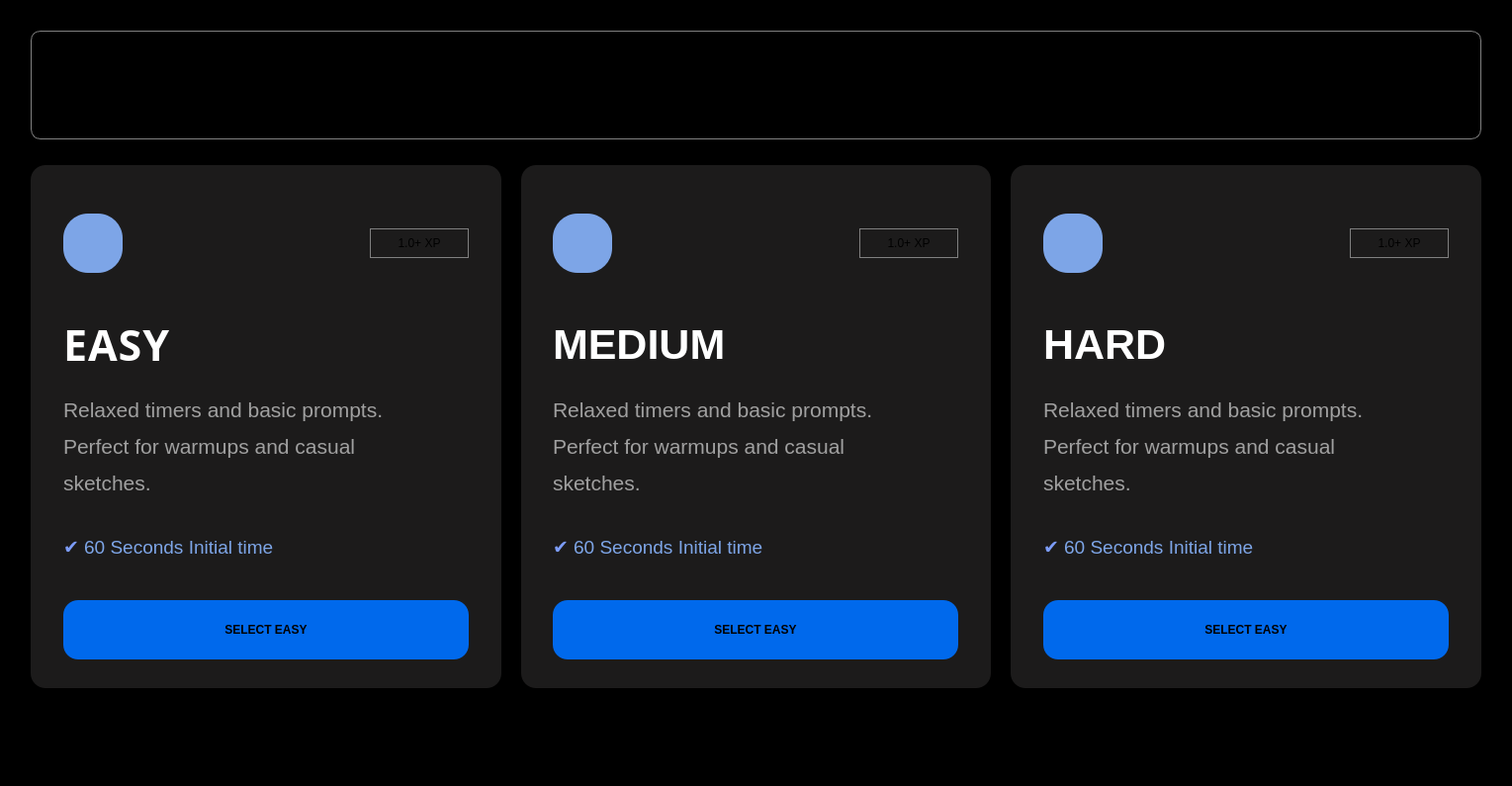
<?xml version="1.0" encoding="UTF-8"?>
<ui version="4.0">
 <class>mainMenu</class>
 <widget class="QWidget" name="mainMenu">
  <property name="geometry">
   <rect>
    <x>0</x>
    <y>0</y>
    <width>1529</width>
    <height>795</height>
   </rect>
  </property>
  <property name="windowTitle">
   <string>Speed Sketch</string>
  </property>
  <property name="windowIcon">
   <iconset theme="applications-games">
    <normaloff>../../../.designer/backup</normaloff>../../../.designer/backup</iconset>
  </property>
  <property name="styleSheet">
   <string notr="true">background-color:black;</string>
  </property>
  <layout class="QVBoxLayout" name="verticalLayout" stretch="1,6,1">
   <item>
    <layout class="QHBoxLayout" name="horizontalLayout_2">
     <item>
      <widget class="QWidget" name="widget" native="true">
       <property name="minimumSize">
        <size>
         <width>350</width>
         <height>150</height>
        </size>
       </property>
       <property name="styleSheet">
        <string notr="true">background-color:black; 
border: 1px solid gray;
margin:20px;
border-radius:10px

</string>
       </property>
      </widget>
     </item>
    </layout>
   </item>
   <item>
    <layout class="QHBoxLayout" name="horizontalLayout">
     <property name="spacing">
      <number>20</number>
     </property>
     <property name="leftMargin">
      <number>20</number>
     </property>
     <property name="rightMargin">
      <number>20</number>
     </property>
     <item>
      <widget class="QWidget" name="widget_3" native="true">
       <property name="styleSheet">
        <string notr="true">background-color:#1c1b1b; border-radius:15px</string>
       </property>
       <layout class="QHBoxLayout" name="horizontalLayout_4">
        <item>
         <widget class="QWidget" name="easy_card_2" native="true">
          <property name="maximumSize">
           <size>
            <width>450</width>
            <height>600</height>
           </size>
          </property>
          <property name="styleSheet">
           <string notr="true">background-color:#1c1b1b; border-radius:15px</string>
          </property>
          <layout class="QVBoxLayout" name="verticalLayout_8" stretch="0,0">
           <property name="spacing">
            <number>20</number>
           </property>
           <property name="leftMargin">
            <number>20</number>
           </property>
           <property name="topMargin">
            <number>20</number>
           </property>
           <property name="rightMargin">
            <number>20</number>
           </property>
           <property name="bottomMargin">
            <number>20</number>
           </property>
           <item>
            <widget class="QWidget" name="widget_5" native="true">
             <property name="maximumSize">
              <size>
               <width>16777215</width>
               <height>100</height>
              </size>
             </property>
             <layout class="QHBoxLayout" name="horizontalLayout_10">
              <property name="spacing">
               <number>0</number>
              </property>
              <property name="leftMargin">
               <number>0</number>
              </property>
              <property name="topMargin">
               <number>0</number>
              </property>
              <property name="rightMargin">
               <number>0</number>
              </property>
              <property name="bottomMargin">
               <number>0</number>
              </property>
              <item>
               <layout class="QVBoxLayout" name="verticalLayout_13">
                <item>
                 <widget class="QWidget" name="icon_easy_5" native="true">
                  <property name="minimumSize">
                   <size>
                    <width>60</width>
                    <height>60</height>
                   </size>
                  </property>
                  <property name="maximumSize">
                   <size>
                    <width>60</width>
                    <height>60</height>
                   </size>
                  </property>
                  <property name="autoFillBackground">
                   <bool>false</bool>
                  </property>
                  <property name="styleSheet">
                   <string notr="true">background-color:#7da5e7; border-radius:25px</string>
                  </property>
                 </widget>
                </item>
               </layout>
              </item>
              <item>
               <layout class="QVBoxLayout" name="verticalLayout_14">
                <item alignment="Qt::AlignRight">
                 <widget class="QLabel" name="label_14">
                  <property name="minimumSize">
                   <size>
                    <width>100</width>
                    <height>0</height>
                   </size>
                  </property>
                  <property name="maximumSize">
                   <size>
                    <width>120</width>
                    <height>30</height>
                   </size>
                  </property>
                  <property name="styleSheet">
                   <string notr="true">border:1px solid gray; border-radius: 0px;</string>
                  </property>
                  <property name="text">
                   <string>1.0+ XP</string>
                  </property>
                  <property name="alignment">
                   <set>Qt::AlignCenter</set>
                  </property>
                 </widget>
                </item>
               </layout>
              </item>
             </layout>
            </widget>
           </item>
           <item>
            <layout class="QVBoxLayout" name="verticalLayout_11">
             <item>
              <widget class="QLabel" name="label_11">
               <property name="font">
                <font>
                 <bold>true</bold>
                </font>
               </property>
               <property name="styleSheet">
                <string notr="true"/>
               </property>
               <property name="text">
                <string>&lt;html&gt;&lt;head/&gt;&lt;body&gt;&lt;p&gt;&lt;span style=&quot;font-family: sans-serif; font-size: 32pt; font-weight: 800; color: #ffffff; text-transform: uppercase; letter-spacing: 1px;&quot;&gt;EASY&lt;/span&gt;&lt;/p&gt;&lt;/body&gt;&lt;/html&gt;</string>
               </property>
              </widget>
             </item>
             <item>
              <widget class="QLabel" name="label_12">
               <property name="maximumSize">
                <size>
                 <width>1000</width>
                 <height>1000</height>
                </size>
               </property>
               <property name="text">
                <string>&lt;html&gt;&lt;head/&gt;&lt;body&gt;&lt;p&gt;&lt;span style=&quot; font-family:'sans-serif'; font-size:16pt; color:#a0a0a0;&quot;&gt;Relaxed timers and basic prompts. &lt;/span&gt;&lt;/p&gt;&lt;p&gt;&lt;span style=&quot; font-family:'sans-serif'; font-size:16pt; color:#a0a0a0;&quot;&gt;Perfect for warmups and casual &lt;/span&gt;&lt;/p&gt;&lt;p&gt;&lt;span style=&quot; font-family:'sans-serif'; font-size:16pt; color:#a0a0a0;&quot;&gt;sketches.&lt;/span&gt;&lt;/p&gt;&lt;/body&gt;&lt;/html&gt;</string>
               </property>
               <property name="textFormat">
                <enum>Qt::RichText</enum>
               </property>
              </widget>
             </item>
             <item>
              <widget class="QLabel" name="label_13">
               <property name="styleSheet">
                <string notr="true">color:#7da5e7;</string>
               </property>
               <property name="text">
                <string>&lt;html&gt;&lt;head/&gt;&lt;body&gt;&lt;p&gt;&lt;span style=&quot; font-family:'sans-serif'; font-size:14pt; color:#7c9cf8;&quot;&gt;✔&lt;/span&gt;&lt;span style=&quot; font-family:'sans-serif'; font-size:14pt; color:#7da5e7;&quot;&gt; 60 Seconds Initial time&lt;/span&gt;&lt;/p&gt;&lt;/body&gt;&lt;/html&gt;</string>
               </property>
              </widget>
             </item>
             <item>
              <widget class="QPushButton" name="button_easy">
               <property name="minimumSize">
                <size>
                 <width>0</width>
                 <height>60</height>
                </size>
               </property>
               <property name="styleSheet">
                <string notr="true">background-color:#0069EC; font-weight: bold;</string>
               </property>
               <property name="text">
                <string>SELECT EASY</string>
               </property>
              </widget>
             </item>
            </layout>
           </item>
          </layout>
         </widget>
        </item>
       </layout>
      </widget>
     </item>
     <item>
      <widget class="QWidget" name="widget_4" native="true">
       <property name="styleSheet">
        <string notr="true">background-color:#1c1b1b; border-radius:15px</string>
       </property>
       <layout class="QHBoxLayout" name="horizontalLayout_5">
        <item>
         <widget class="QWidget" name="easy_card_3" native="true">
          <property name="maximumSize">
           <size>
            <width>450</width>
            <height>600</height>
           </size>
          </property>
          <property name="styleSheet">
           <string notr="true">background-color:#1c1b1b; border-radius:15px</string>
          </property>
          <layout class="QVBoxLayout" name="verticalLayout_9" stretch="0,0">
           <property name="spacing">
            <number>20</number>
           </property>
           <property name="leftMargin">
            <number>20</number>
           </property>
           <property name="topMargin">
            <number>20</number>
           </property>
           <property name="rightMargin">
            <number>20</number>
           </property>
           <property name="bottomMargin">
            <number>20</number>
           </property>
           <item>
            <widget class="QWidget" name="widget_6" native="true">
             <property name="maximumSize">
              <size>
               <width>16777215</width>
               <height>100</height>
              </size>
             </property>
             <layout class="QHBoxLayout" name="horizontalLayout_11">
              <property name="spacing">
               <number>0</number>
              </property>
              <property name="leftMargin">
               <number>0</number>
              </property>
              <property name="topMargin">
               <number>0</number>
              </property>
              <property name="rightMargin">
               <number>0</number>
              </property>
              <property name="bottomMargin">
               <number>0</number>
              </property>
              <item>
               <layout class="QVBoxLayout" name="verticalLayout_15">
                <item>
                 <widget class="QWidget" name="icon_easy_7" native="true">
                  <property name="minimumSize">
                   <size>
                    <width>60</width>
                    <height>60</height>
                   </size>
                  </property>
                  <property name="maximumSize">
                   <size>
                    <width>60</width>
                    <height>60</height>
                   </size>
                  </property>
                  <property name="autoFillBackground">
                   <bool>false</bool>
                  </property>
                  <property name="styleSheet">
                   <string notr="true">background-color:#7da5e7; border-radius:25px</string>
                  </property>
                 </widget>
                </item>
               </layout>
              </item>
              <item>
               <layout class="QVBoxLayout" name="verticalLayout_20">
                <item alignment="Qt::AlignRight">
                 <widget class="QLabel" name="label_15">
                  <property name="minimumSize">
                   <size>
                    <width>100</width>
                    <height>0</height>
                   </size>
                  </property>
                  <property name="maximumSize">
                   <size>
                    <width>120</width>
                    <height>30</height>
                   </size>
                  </property>
                  <property name="styleSheet">
                   <string notr="true">border:1px solid gray; border-radius: 0px;</string>
                  </property>
                  <property name="text">
                   <string>1.0+ XP</string>
                  </property>
                  <property name="alignment">
                   <set>Qt::AlignCenter</set>
                  </property>
                 </widget>
                </item>
               </layout>
              </item>
             </layout>
            </widget>
           </item>
           <item>
            <layout class="QVBoxLayout" name="verticalLayout_12">
             <item>
              <widget class="QLabel" name="label_16">
               <property name="font">
                <font>
                 <bold>true</bold>
                </font>
               </property>
               <property name="styleSheet">
                <string notr="true"/>
               </property>
               <property name="text">
                <string>&lt;html&gt;&lt;head/&gt;&lt;body&gt;&lt;p&gt;&lt;span style=&quot; font-family:'sans-serif'; font-size:32pt; font-weight:800; color:#ffffff; text-transform:uppercase;&quot;&gt;MEDIUM&lt;/span&gt;&lt;/p&gt;&lt;/body&gt;&lt;/html&gt;</string>
               </property>
              </widget>
             </item>
             <item>
              <widget class="QLabel" name="label_17">
               <property name="maximumSize">
                <size>
                 <width>1000</width>
                 <height>1000</height>
                </size>
               </property>
               <property name="text">
                <string>&lt;html&gt;&lt;head/&gt;&lt;body&gt;&lt;p&gt;&lt;span style=&quot; font-family:'sans-serif'; font-size:16pt; color:#a0a0a0;&quot;&gt;Relaxed timers and basic prompts. &lt;/span&gt;&lt;/p&gt;&lt;p&gt;&lt;span style=&quot; font-family:'sans-serif'; font-size:16pt; color:#a0a0a0;&quot;&gt;Perfect for warmups and casual &lt;/span&gt;&lt;/p&gt;&lt;p&gt;&lt;span style=&quot; font-family:'sans-serif'; font-size:16pt; color:#a0a0a0;&quot;&gt;sketches.&lt;/span&gt;&lt;/p&gt;&lt;/body&gt;&lt;/html&gt;</string>
               </property>
               <property name="textFormat">
                <enum>Qt::RichText</enum>
               </property>
              </widget>
             </item>
             <item>
              <widget class="QLabel" name="label_22">
               <property name="styleSheet">
                <string notr="true">color:#7da5e7;</string>
               </property>
               <property name="text">
                <string>&lt;html&gt;&lt;head/&gt;&lt;body&gt;&lt;p&gt;&lt;span style=&quot; font-family:'sans-serif'; font-size:14pt; color:#7c9cf8;&quot;&gt;✔&lt;/span&gt;&lt;span style=&quot; font-family:'sans-serif'; font-size:14pt; color:#7da5e7;&quot;&gt; 60 Seconds Initial time&lt;/span&gt;&lt;/p&gt;&lt;/body&gt;&lt;/html&gt;</string>
               </property>
              </widget>
             </item>
             <item>
              <widget class="QPushButton" name="button_medium">
               <property name="minimumSize">
                <size>
                 <width>0</width>
                 <height>60</height>
                </size>
               </property>
               <property name="styleSheet">
                <string notr="true">background-color:#0069EC; font-weight: bold;</string>
               </property>
               <property name="text">
                <string>SELECT EASY</string>
               </property>
              </widget>
             </item>
            </layout>
           </item>
          </layout>
         </widget>
        </item>
       </layout>
      </widget>
     </item>
     <item>
      <widget class="QWidget" name="widget_2" native="true">
       <property name="styleSheet">
        <string notr="true">background-color:#1c1b1b; border-radius:15px</string>
       </property>
       <layout class="QHBoxLayout" name="horizontalLayout_9">
        <item>
         <widget class="QWidget" name="easy_card_4" native="true">
          <property name="maximumSize">
           <size>
            <width>450</width>
            <height>600</height>
           </size>
          </property>
          <property name="styleSheet">
           <string notr="true">background-color:#1c1b1b; border-radius:15px</string>
          </property>
          <layout class="QVBoxLayout" name="verticalLayout_10" stretch="0,0">
           <property name="spacing">
            <number>20</number>
           </property>
           <property name="leftMargin">
            <number>20</number>
           </property>
           <property name="topMargin">
            <number>20</number>
           </property>
           <property name="rightMargin">
            <number>20</number>
           </property>
           <property name="bottomMargin">
            <number>20</number>
           </property>
           <item>
            <widget class="QWidget" name="widget_7" native="true">
             <property name="maximumSize">
              <size>
               <width>16777215</width>
               <height>100</height>
              </size>
             </property>
             <layout class="QHBoxLayout" name="horizontalLayout_12">
              <property name="spacing">
               <number>0</number>
              </property>
              <property name="leftMargin">
               <number>0</number>
              </property>
              <property name="topMargin">
               <number>0</number>
              </property>
              <property name="rightMargin">
               <number>0</number>
              </property>
              <property name="bottomMargin">
               <number>0</number>
              </property>
              <item>
               <layout class="QVBoxLayout" name="verticalLayout_16">
                <item>
                 <widget class="QWidget" name="icon_easy_8" native="true">
                  <property name="minimumSize">
                   <size>
                    <width>60</width>
                    <height>60</height>
                   </size>
                  </property>
                  <property name="maximumSize">
                   <size>
                    <width>60</width>
                    <height>60</height>
                   </size>
                  </property>
                  <property name="autoFillBackground">
                   <bool>false</bool>
                  </property>
                  <property name="styleSheet">
                   <string notr="true">background-color:#7da5e7; border-radius:25px</string>
                  </property>
                 </widget>
                </item>
               </layout>
              </item>
              <item>
               <layout class="QVBoxLayout" name="verticalLayout_21">
                <item alignment="Qt::AlignRight">
                 <widget class="QLabel" name="label_18">
                  <property name="minimumSize">
                   <size>
                    <width>100</width>
                    <height>0</height>
                   </size>
                  </property>
                  <property name="maximumSize">
                   <size>
                    <width>120</width>
                    <height>30</height>
                   </size>
                  </property>
                  <property name="styleSheet">
                   <string notr="true">border:1px solid gray; border-radius: 0px;</string>
                  </property>
                  <property name="text">
                   <string>1.0+ XP</string>
                  </property>
                  <property name="alignment">
                   <set>Qt::AlignCenter</set>
                  </property>
                 </widget>
                </item>
               </layout>
              </item>
             </layout>
            </widget>
           </item>
           <item>
            <layout class="QVBoxLayout" name="verticalLayout_17">
             <item>
              <widget class="QLabel" name="label_19">
               <property name="font">
                <font>
                 <bold>true</bold>
                </font>
               </property>
               <property name="styleSheet">
                <string notr="true"/>
               </property>
               <property name="text">
                <string>&lt;html&gt;&lt;head/&gt;&lt;body&gt;&lt;p&gt;&lt;span style=&quot; font-family:'sans-serif'; font-size:32pt; font-weight:800; color:#ffffff; text-transform:uppercase;&quot;&gt;HARD&lt;/span&gt;&lt;/p&gt;&lt;/body&gt;&lt;/html&gt;</string>
               </property>
              </widget>
             </item>
             <item>
              <widget class="QLabel" name="label_20">
               <property name="maximumSize">
                <size>
                 <width>1000</width>
                 <height>1000</height>
                </size>
               </property>
               <property name="text">
                <string>&lt;html&gt;&lt;head/&gt;&lt;body&gt;&lt;p&gt;&lt;span style=&quot; font-family:'sans-serif'; font-size:16pt; color:#a0a0a0;&quot;&gt;Relaxed timers and basic prompts. &lt;/span&gt;&lt;/p&gt;&lt;p&gt;&lt;span style=&quot; font-family:'sans-serif'; font-size:16pt; color:#a0a0a0;&quot;&gt;Perfect for warmups and casual &lt;/span&gt;&lt;/p&gt;&lt;p&gt;&lt;span style=&quot; font-family:'sans-serif'; font-size:16pt; color:#a0a0a0;&quot;&gt;sketches.&lt;/span&gt;&lt;/p&gt;&lt;/body&gt;&lt;/html&gt;</string>
               </property>
               <property name="textFormat">
                <enum>Qt::RichText</enum>
               </property>
              </widget>
             </item>
             <item>
              <widget class="QLabel" name="label_23">
               <property name="styleSheet">
                <string notr="true">color:#7da5e7;</string>
               </property>
               <property name="text">
                <string>&lt;html&gt;&lt;head/&gt;&lt;body&gt;&lt;p&gt;&lt;span style=&quot; font-family:'sans-serif'; font-size:14pt; color:#7c9cf8;&quot;&gt;✔&lt;/span&gt;&lt;span style=&quot; font-family:'sans-serif'; font-size:14pt; color:#7da5e7;&quot;&gt; 60 Seconds Initial time&lt;/span&gt;&lt;/p&gt;&lt;/body&gt;&lt;/html&gt;</string>
               </property>
              </widget>
             </item>
             <item>
              <widget class="QPushButton" name="button_hard">
               <property name="minimumSize">
                <size>
                 <width>0</width>
                 <height>60</height>
                </size>
               </property>
               <property name="styleSheet">
                <string notr="true">background-color:#0069EC; font-weight: bold;</string>
               </property>
               <property name="text">
                <string>SELECT EASY</string>
               </property>
              </widget>
             </item>
            </layout>
           </item>
          </layout>
         </widget>
        </item>
       </layout>
      </widget>
     </item>
    </layout>
   </item>
   <item>
    <layout class="QHBoxLayout" name="horizontalLayout_3"/>
   </item>
  </layout>
 </widget>
 <resources/>
 <connections/>
</ui>
